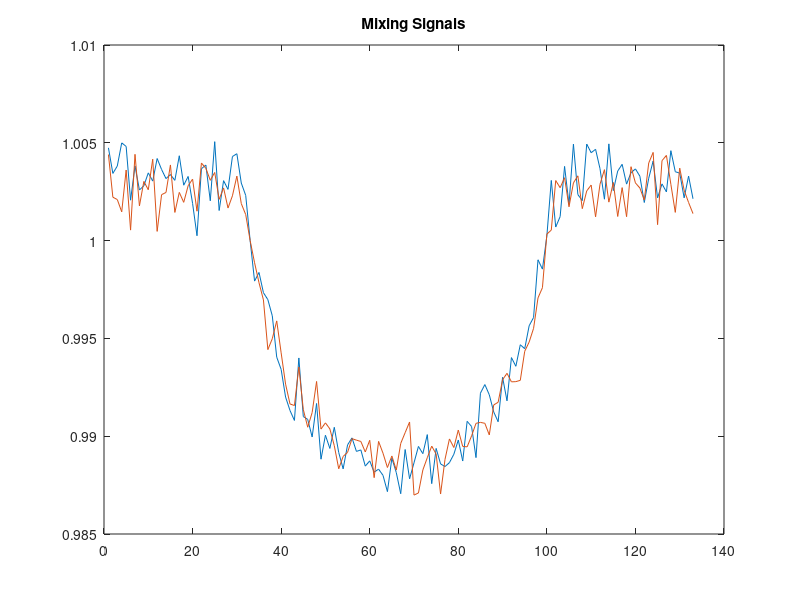

The MATLAB source for this figure: (Note: this script raises an error after producing the figure.)
% Here we will add all directories with matlab codes that are usefull 
%to reduce data
addpath('/Users/walterwsmf/Dropbox/research/ica_project/lightcurve/pipeline/')

%let's import our data
%change for the new directory
cd('/Users/walterwsmf/Dropbox/research/ica_project/lightcurve/')
%importing csv file remove the first row and first column (index values)
X = csvread('synth_observations_1.csv',1,1)

%Obtain the whitening information
% Xmean = mean(X')
% Xstd  = std(X')

%whitening our data
% X = bsxfun(@minus, X, Xmean')
% X = bsxfun(@rdivide, X, Xstd')

%display our data
plot(X','DisplayName','X')
title('Mixing Signals')
saveas(gca,'synth_observations_example_mixing_signals','png')

%Applied ICA-clustering in the data:
[result, ISRefica, ISRwasobi, Wmatrix, Wefica, Wwasobi, nonseparablecomponents] = icapy(X)

%re-scale our signal
% signal = bsxfun(@times,Xstd',result)
% signal = bsxfun(@plus,Xmean',signal)

%display the results

%signals
figure()
plot(result','DisplayName','result')
title('Reulsts signals from ICA')
saveas(gca,'synth_observations_example_original_signals_result','png')

% figure()
% plot(signal','DisplayName','signal')
% title('Reulsts signals rescaled from ICA')
% saveas(gca,'synth_observations_example_original_signals_scaled','png')

Norm_ISR = (mean(ISRefica(:))+mean(ISRwasobi(:)))/2.

%display ISR results
figure()
image(ISRefica/Norm_ISR,'CDataMapping','scaled')
set(gca,'YDir','normal')
title(sprintf('ISR EFICA Normalized at %f',Norm_ISR))
colorbar
saveas(gca,'synth_observations_example_ISR_normalized_efica','png')

%display ISR results
figure()
image(ISRwasobi/Norm_ISR,'CDataMapping','scaled')
set(gca,'YDir','normal')
title(sprintf('ISR WASOBI Normalized at %f',Norm_ISR))
colorbar
saveas(gca,'synth_observations_example_ISR_normalized_wasobi','png')

%comparing initial and final lightcurves


%Saving our results
csvwrite('synth_observations_example_resuts.csv',result)

%save matlab workspace for future reference
save('synth_observations_example.mat')